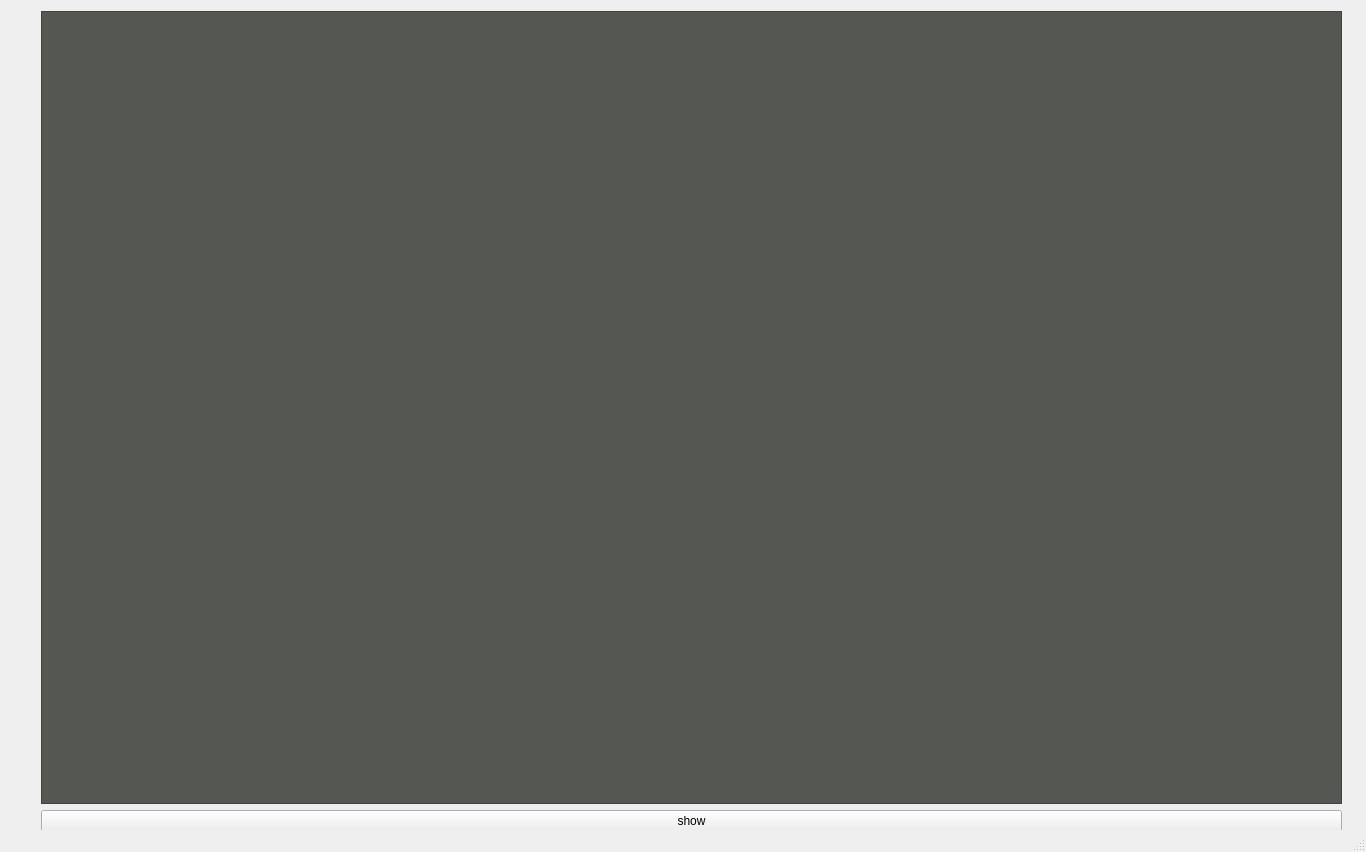
<?xml version="1.0" encoding="UTF-8"?>
<ui version="4.0">
 <class>MainWindow</class>
 <widget class="QMainWindow" name="MainWindow">
  <property name="geometry">
   <rect>
    <x>0</x>
    <y>0</y>
    <width>1366</width>
    <height>852</height>
   </rect>
  </property>
  <property name="windowTitle">
   <string>MainWindow</string>
  </property>
  <widget class="QWidget" name="centralwidget">
   <widget class="QWidget" name="">
    <property name="geometry">
     <rect>
      <x>41</x>
      <y>11</y>
      <width>1301</width>
      <height>821</height>
     </rect>
    </property>
    <layout class="QGridLayout" name="gridLayout">
     <item row="0" column="0">
      <widget class="QGraphicsView" name="graphicsView">
       <property name="styleSheet">
        <string notr="true">background-color: rgb(85, 87, 83);</string>
       </property>
      </widget>
     </item>
     <item row="1" column="0">
      <widget class="QPushButton" name="pushButton">
       <property name="text">
        <string>show</string>
       </property>
      </widget>
     </item>
    </layout>
   </widget>
  </widget>
  <widget class="QStatusBar" name="statusbar"/>
 </widget>
 <resources/>
 <connections/>
</ui>
